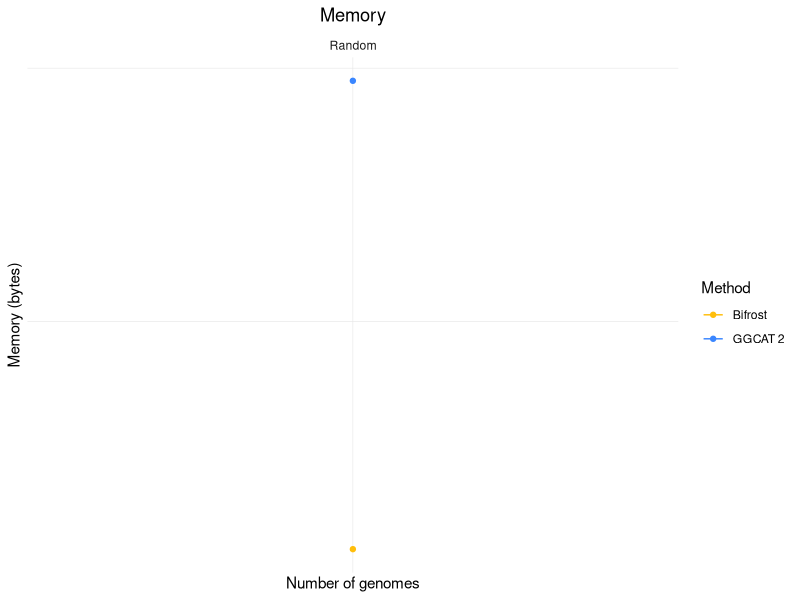
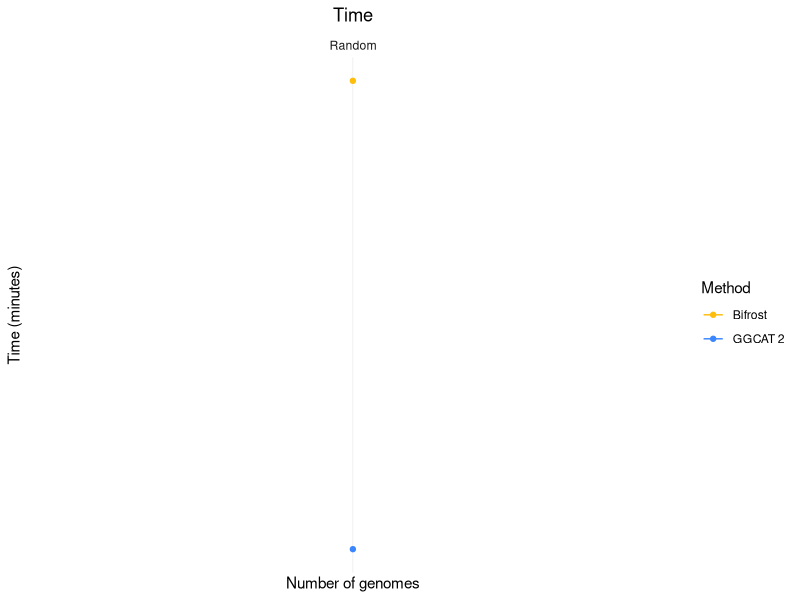
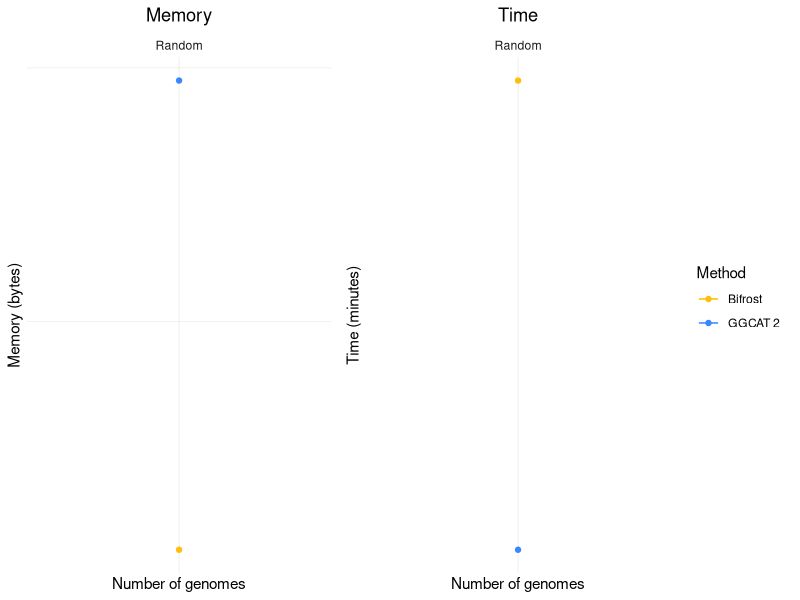
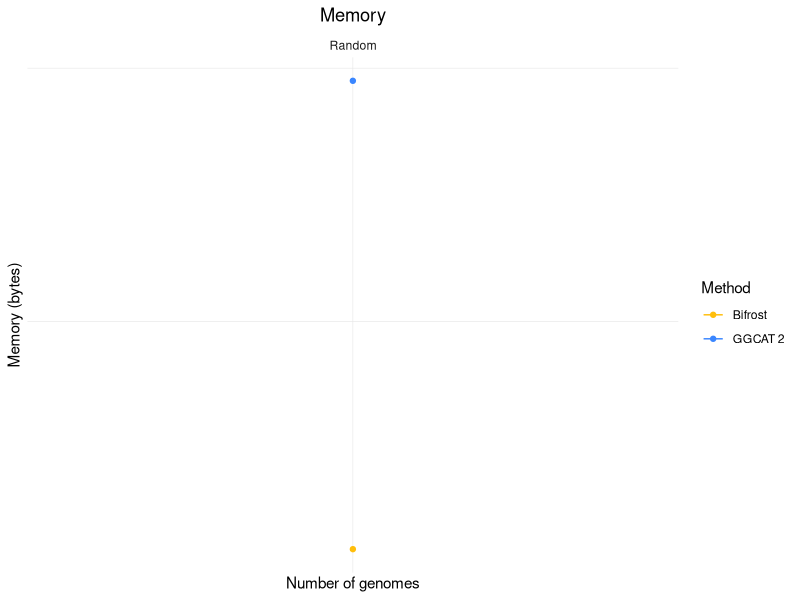
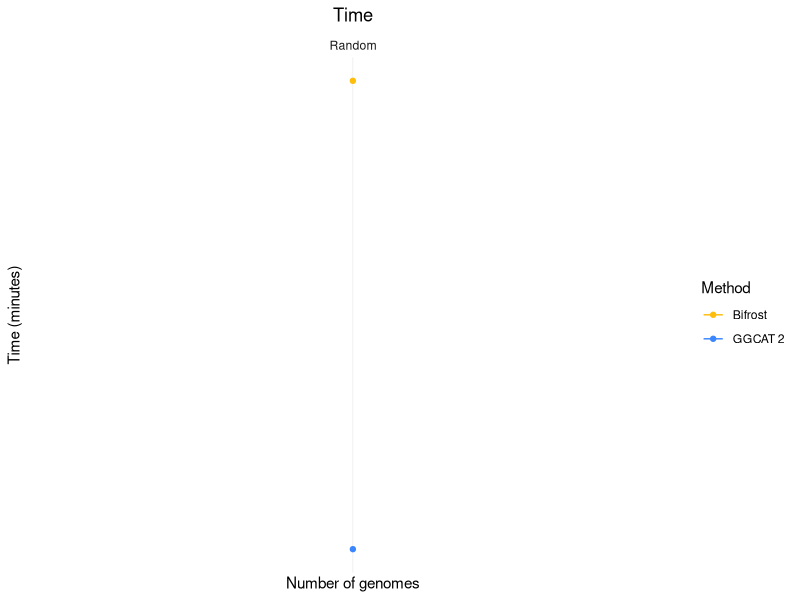
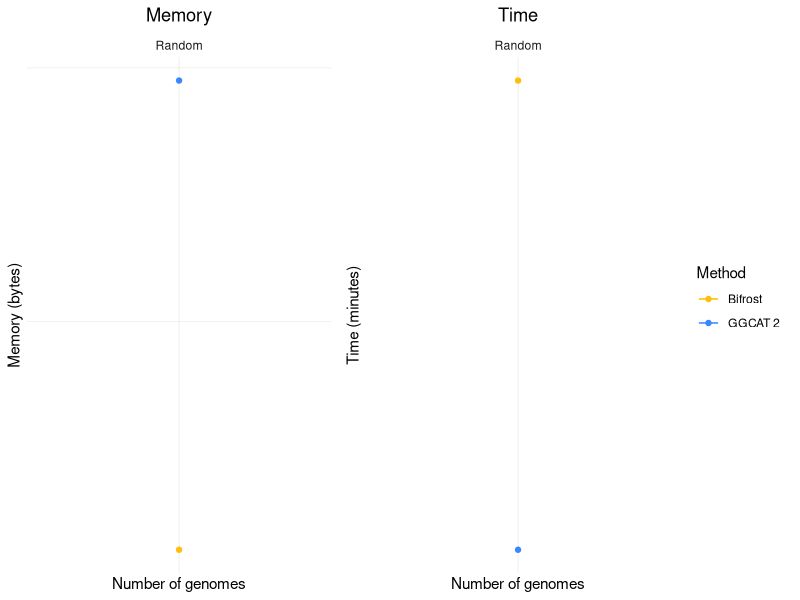

These charts were generated, in order, by the following R code:
library(ggplot2)
library(tidyr)
library(dplyr)
library(cowplot)

df = read.csv("results/table.tsv", sep = "\t", header = TRUE)
df$tool = as.factor(df$tool)
df$dataset = factor(df$dataset, levels = c("salmonella", "random"), labels = c("Salmonella", "Random"))
df$mem_bytes = as.numeric(df$mem_bytes)
df$time_seconds = as.numeric(df$time_seconds)
df$time_minutes = df$time_seconds / 60

df = df %>% filter(tool != "metagraph_1gb_anno") %>% filter(tool != "themisto_to_disk") %>% filter(tool != "themisto")

shared_theme =   theme(
  panel.grid.major = element_line(color = "grey70", linewidth = 0.2),
  panel.grid.minor = element_line(color = "grey90", linewidth = 0.2),
  axis.text.x = element_text(angle = 45, hjust = 1),
  plot.title = element_text(hjust = 0.5)
)
shared_legend = scale_color_manual(
  values = c("bifrost" = "#ffbe0b", "ggcat" = "#3a86ff", "metagraph_1gb_anno" = "#ff006e", "themisto_d10000" = "#8338ec", "themisto_to_disk_d10000" = "#28b800"),
  labels = c("bifrost" = "Bifrost",
             "ggcat" = "GGCAT 2",
             "metagraph_1gb_anno" = "Metagraph row-major",
             "themisto_d10000" = "Our method",
             "themisto_to_disk_d10000" = "Our method to disk"),
  name = "Method"
)

p_mem = ggplot(df) +
  geom_line(aes(x = n_genomes, y = mem_bytes, color = tool)) + 
  geom_point(aes(x = n_genomes, y = mem_bytes, color = tool)) + 
  facet_wrap(~dataset) +
  scale_x_log10(
    breaks = 10^(-1:5),
    minor_breaks = rep(1:9, times = 5) * 10^rep(-1:5, each = 9)
  ) +
  scale_y_log10(
    breaks = 10^(5:12),
    minor_breaks = rep(1:9, times = 3) * 10^rep(5:12, each = 9)
  ) +
  labs(
    x = "Number of genomes",
    y = "Memory (bytes)",
    color = "Method",
    title = "Memory"
  ) +
  shared_legend + 
  theme_minimal() + shared_theme

print(p_mem)
ggsave("plots/mem.pdf")

p_time = ggplot(df) +
  geom_line(aes(x = n_genomes, y = time_minutes, color = tool)) + 
  geom_point(aes(x = n_genomes, y = time_minutes, color = tool)) + 
  facet_wrap(~dataset) +
  scale_x_log10(
    breaks = 10^(-1:5),
    minor_breaks = rep(1:9, times = 5) * 10^rep(-1:5, each = 9)
  ) +
  scale_y_log10(
    breaks = 10^(0:6),
    minor_breaks = rep(1:9, times = 3) * 10^rep(0:6, each = 9)
  ) +
  labs(
    x = "Number of genomes",
    y = "Time (minutes)",
    color = "Method",
    title = "Time"
  ) +
  shared_legend + 
  theme_minimal() + shared_theme

print(p_time)
ggsave("plots/time.pdf")

leg <- get_legend(p_mem + theme(legend.position = "right"))
p1  <- p_mem  + theme(legend.position = "none")
p2  <- p_time + theme(legend.position = "none")

p_both = plot_grid(
  plot_grid(p1, p2, nrow = 1, align = "hv", axis = "tblr"),
  leg,
  nrow = 1,
  rel_widths = c(1, 0.18)
)

print(p_both)
ggsave("plots/mem_and_time.pdf", width = 10, height=4)
